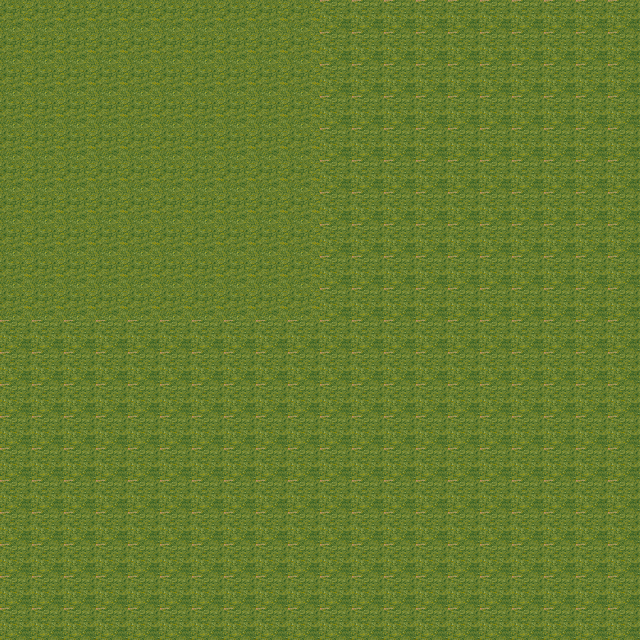

A level layout from a 2D game, rendered from its tile map. Below: a short description, then the map file with tile-grid data replaced by summaries:
An orthogonal 20x20 tile map with 32x32 px tiles, 1 tile layer (Map).

<map version="1.0" orientation="orthogonal" width="20" height="20" tilewidth="32" tileheight="32">
 <tileset firstgid="1" name="mapBasic" tilewidth="32" tileheight="32">
  <image source="mapBasic.png" width="640" height="480" />
 </tileset>
 <layer name="Map" width="20" height="20">
  <properties>
   <property name="Main" value="" />
  </properties>
  <data>[400 cells, 400 non-empty, 2 distinct tile ids]</data>
 </layer>
</map>